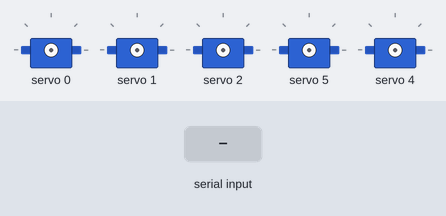
A sketch run on a simulated Arduino Uno, built with avr-gcc and run on an emulated ATmega328P. On the bench: 5 × servo. The test bench sets the inputs (shaded band).

Above: at 1.2 s.
1.3 s: "90,45,200,10\n" received over Serial
2.8 s: "30,150,10,200\n" received over Serial
At 4.0 s:
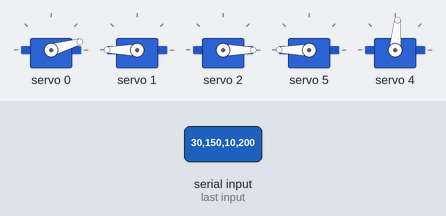
Timing chart, 0 to 5.8 s (numbered marks = the images above; inputs shaded):
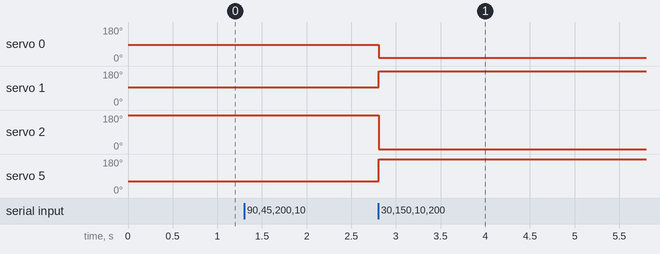

Measured:
- after the input at 2.8 s, servo 0: 87° → 16° at once; servo 1: 94° → 180° at once; servo 2: 180° → 0° at once; servo 5: 61° → 180° at once

The sketch:

arm_controller.ino
```cpp
#include <Wire.h>
#include <Adafruit_PWMServoDriver.h>

Adafruit_PWMServoDriver pwm;

#define SERVO1_MIN 72
#define SERVO1_MAX 520

#define SERVO2_MIN 200
#define SERVO2_MAX 510

#define SERVO3_MIN 480
#define SERVO3_MAX 80

#define SERVO4_MIN 95
#define SERVO4_MAX 500

int angleToPulse1(int a){return map(a,0,180,SERVO1_MIN,SERVO1_MAX);}
int angleToPulse2(int a){return map(a,0,180,SERVO2_MIN,SERVO2_MAX);}
int angleToPulse3(int a){return map(a,0,180,SERVO3_MIN,SERVO3_MAX);}
int angleToPulse4(int a){return map(a,0,180,SERVO4_MIN,SERVO4_MAX);}

void setup(){
  Serial.begin(115200);
  pwm.begin();
  pwm.setPWMFreq(50);
}

void loop(){
  if(Serial.available()){
    String data=Serial.readStringUntil('\n');
    data.trim();

    int i1=data.indexOf(',');
    int i2=data.indexOf(',',i1+1);
    int i3=data.indexOf(',',i2+1);

    if(i1>0 && i2>0 && i3>0){
      float q1=data.substring(0,i1).toFloat();
      float q2=data.substring(i1+1,i2).toFloat();
      float q3=data.substring(i2+1,i3).toFloat();
      float q4=data.substring(i3+1).toFloat();

      pwm.setPWM(0,0,angleToPulse1(q1));
      pwm.setPWM(1,0,angleToPulse2(q2+20));
      pwm.setPWM(2,0,angleToPulse3(q3+180));
      pwm.setPWM(5,0,angleToPulse4(q4+55));
      pwm.setPWM(4,0,290);
    }
  }
}
```
